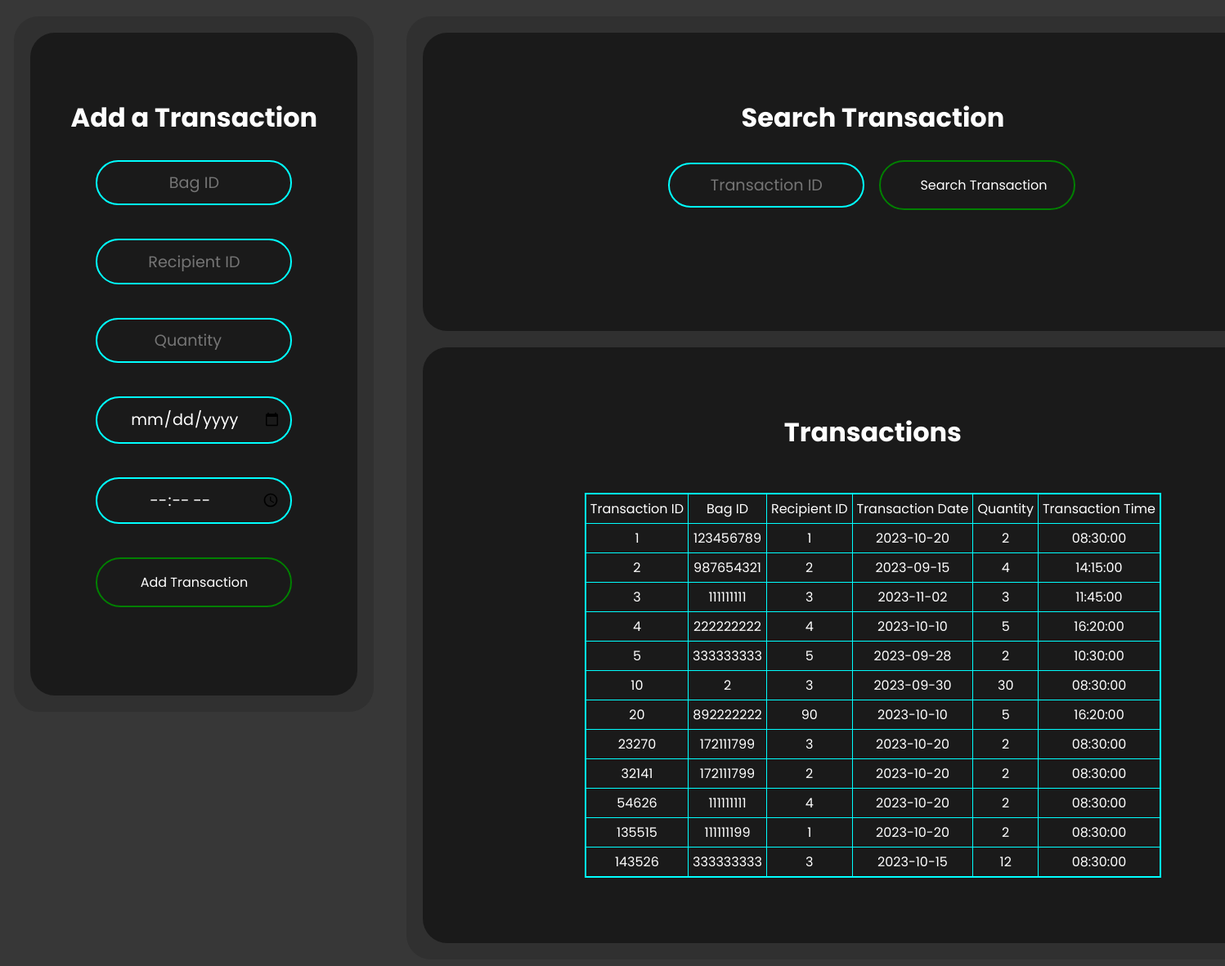
Before: /transaction.php with the older database file.
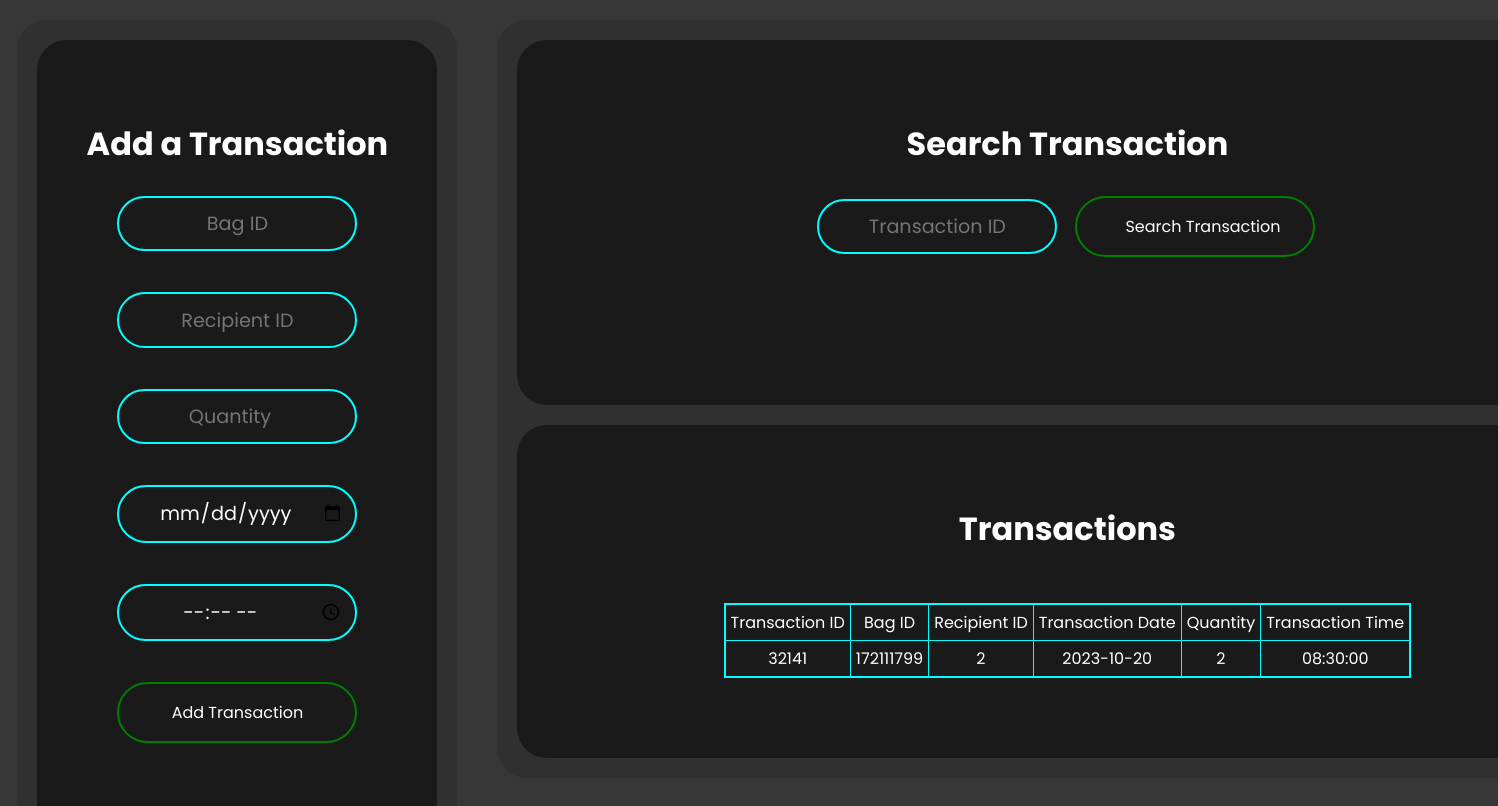
After: the same page with the newer database file.
### tables this page shows
CREATE TABLE Transfusion ( T_ID INT PRIMARY KEY AUTO_INCREMENT, Bag_ID BIGINT NOT NULL,
						   Rec_ID INT NOT NULL,
						   T_Date DATE NOT NULL, Quantity INT NOT NULL, T_time TIME,
                           FOREIGN KEY (Bag_ID) REFERENCES Blood_Inventory(Bld_Bag_ID),
                           FOREIGN KEY (Rec_ID) REFERENCES Recipient(Rec_ID) );

### transaction.php (the view, shortened to what this page needs)
<?php
    require_once "pdo.php";
?>
<!DOCTYPE html>
<html lang="en">
    <head>
        <link rel="stylesheet" href="styles.css">
        <link rel="stylesheet" href="home-nav.css">
    </head>
    <body>
        <div class="leftContainer">
            <div class="add">
                <h1> Add a Transaction </h1>
                <form method="POST">
                    <div class="form">
                        <input type="text" placeholder = "Bag ID" name = "Bag_ID" ><br>
                        <input type="text" placeholder = "Recipient ID" name="Rec_id"><br>
                        <input type="number" placeholder = "Quantity" name='quantity' id="quant"><br>
                        <input type="date" placeholder = "Transaction Date" name="T_date"><br>
                        <input type="time" placeholder = "Transaction Time" name="T_time"><br>
                        <input type="Submit" name = "Add Transaction" value="Add Transaction" class = "submitBtn">
                    </div>
                </form>
            </div>
        </div>
        <div class = "rightContainer">
            <div class="search">
                <h1>Search Transaction</h1>
                <form method="GET">
                    <div class = "form" id = "searchInput">
                        <input type="text" placeholder = "Transaction ID" name = "T_id" id="id">
                        <input type="Submit" name="search" value="Search Transaction" class = "submitBtn">
                    </div>
                </form>
            </div>
            <div class="view">
                <h1>Transactions</h1>
                <?php
                    $stmt = $pdo->query("SELECT * FROM transfusion");
                    echo '<br><br>';
                    echo '<table border = "1">'."\n";
                    echo '<tr><td>';
                    echo 'Transaction ID';
                    echo '</td><td>';
                    echo 'Bag ID';
                    echo '</td><td>';
                    echo 'Recipient ID';
                    echo '</td><td>';
                    echo 'Transaction Date';
                    echo '</td><td>';
                    echo 'Quantity';
                    echo '</td><td>';
                    echo 'Transaction Time';
                    echo '</td></tr>';
                    while($row = $stmt->fetch(PDO::FETCH_ASSOC)){
                        echo "<tr><td>";
                        echo $row['T_ID'];
                        echo "</td><td>";
                        echo $row['Bag_ID'];
                        echo "</td><td>";
                        echo $row['Rec_ID'];
                        echo "</td><td>";
                        echo $row['T_Date'];
                        echo "</td><td>";
                        echo $row['Quantity'];
                        echo "</td><td>";
                        echo $row['T_time'];
                        echo ("</td></tr>");
                    }
                    echo "</table>\n";
                ?>
            </div>
        </div>
    </body>
</html>

### styles.css (style rules this page uses)
* { margin: 0; padding: 0; box-sizing: border-box; font-family: 'Poppins', sans-serif; }
body { display: flex; justify-content: center; align-items: left; width: 100%; background-color: #373737; }
div { margin: 20px; }
h1 { color: white; display: flex; justify-content: center; align-items: left; }
.leftContainer { position:sticky; width: auto; height: 100%; background-color: #303030; border-radius: 30px; }
.rightContainer { width: auto; background-color: #303030; border-radius: 30px; height: 100%; }
.add { font-size: 1rem; float: left; display: flex; justify-content: center; align-items: center; flex-direction: column; background-color: #1A1A1A; color: white; width: 400px; height: auto; border-radius: 30px; padding: 5em 2rem; position: sticky; top: 40px; }
.search { font-size: 1rem; float: left; display: flex; justify-content: center; align-items: center; flex-direction: column; background-color: #1A1A1A; color: white; width: 1100px; border-radius: 30px; padding: 5em 2rem; }
#searchInput { display: flex; flex-direction: row; justify-content: space-between; align-items: center; }
#searchInput input { margin-right: 10px; }
.view { font-size: 1rem; clear: left; display: flex; justify-content: center; align-items: center; flex-direction: column; background-color: #1A1A1A; color: white; width: 1100px; border-radius: 30px; padding: 5em 2rem; }
input, select { text-align: center; border: 2px solid cyan; margin: 0.5rem; color: white; background: transparent; padding: 0.7rem; border-radius: 3rem; width: 15rem; font-size: 1.2rem; outline: none; transition: all .2s ease-in-out; }
table { border: 2px solid cyan; border-collapse: collapse; color: white; }
td { padding: 5px; margin: 5px; text-align: center; }
.form { display: flex; justify-content: center; align-items: center; flex-direction: column; color: white; }
.submitBtn { background: transparent; border: 2px solid green; padding: 1rem 3rem; border-radius: 6rem; text-decoration: none; font-size: 1rem; color: white; cursor: pointer; transition: all .3s ease-in-out; }

### home-nav.css (style rules this page uses)
* { margin: 0; padding: 0; box-sizing: border-box; font-family: 'Poppins', 'sans-serif'; }

Changed rows visible on the page:
removed transfusion: T_ID "1", Bag_ID "123456789", Rec_ID "1", T_Date "2023-10-20", Quantity "2", T_time "08:30:00"
removed transfusion: T_ID "2", Bag_ID "987654321", Rec_ID "2", T_Date "2023-09-15", Quantity "4", T_time "14:15:00"
removed transfusion: T_ID "3", Bag_ID "111111111", Rec_ID "3", T_Date "2023-11-02", Quantity "3", T_time "11:45:00"
removed transfusion: T_ID "4", Bag_ID "222222222", Rec_ID "4", T_Date "2023-10-10", Quantity "5", T_time "16:20:00"
removed transfusion: T_ID "5", Bag_ID "333333333", Rec_ID "5", T_Date "2023-09-28", Quantity "2", T_time "10:30:00"
removed transfusion: T_ID "10", Bag_ID "2", Rec_ID "3", T_Date "2023-09-30", Quantity "30", T_time "08:30:00"
removed transfusion: T_ID "20", Bag_ID "892222222", Rec_ID "90", T_Date "2023-10-10", Quantity "5", T_time "16:20:00"
removed transfusion: T_ID "23270", Bag_ID "172111799", Rec_ID "3", T_Date "2023-10-20", Quantity "2", T_time "08:30:00"
removed transfusion: T_ID "54626", Bag_ID "111111111", Rec_ID "4", T_Date "2023-10-20", Quantity "2", T_time "08:30:00"
removed transfusion: T_ID "135515", Bag_ID "111111199", Rec_ID "1", T_Date "2023-10-20", Quantity "2", T_time "08:30:00"
removed transfusion: T_ID "143526", Bag_ID "333333333", Rec_ID "3", T_Date "2023-10-15", Quantity "12", T_time "08:30:00"
